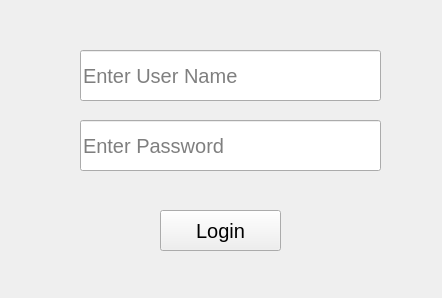
<?xml version="1.0" encoding="UTF-8"?>
<ui version="4.0">
 <class>Form</class>
 <widget class="QWidget" name="Form">
  <property name="geometry">
   <rect>
    <x>0</x>
    <y>0</y>
    <width>442</width>
    <height>298</height>
   </rect>
  </property>
  <property name="windowTitle">
   <string>Form</string>
  </property>
  <widget class="QPushButton" name="pushButton">
   <property name="geometry">
    <rect>
     <x>160</x>
     <y>210</y>
     <width>121</width>
     <height>41</height>
    </rect>
   </property>
   <property name="font">
    <font>
     <family>Segoe UI</family>
     <pointsize>15</pointsize>
    </font>
   </property>
   <property name="text">
    <string>Login</string>
   </property>
  </widget>
  <widget class="QLineEdit" name="lineEdit">
   <property name="geometry">
    <rect>
     <x>80</x>
     <y>50</y>
     <width>301</width>
     <height>51</height>
    </rect>
   </property>
   <property name="font">
    <font>
     <pointsize>15</pointsize>
    </font>
   </property>
   <property name="placeholderText">
    <string>Enter User Name</string>
   </property>
  </widget>
  <widget class="QLineEdit" name="lineEdit_2">
   <property name="geometry">
    <rect>
     <x>80</x>
     <y>120</y>
     <width>301</width>
     <height>51</height>
    </rect>
   </property>
   <property name="font">
    <font>
     <pointsize>15</pointsize>
    </font>
   </property>
   <property name="placeholderText">
    <string>Enter Password</string>
   </property>
  </widget>
 </widget>
 <resources/>
 <connections/>
</ui>
